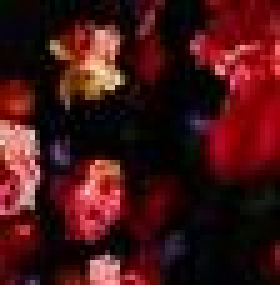
#> input picture datasets/kaggle_images/cicek/Exemplos-ja-anotados_imgg_9floral-2-_jpg.rf.ed7c97250458d3e65a1e6156a455f88e.jpg, 56 x 57 px, found by its file name (shown 5 times larger); its folder holds only this picture in this run
$ python resize_and_format.py
#> lines starting #> are read from the running program, lines starting #| are printed output that depends on the picture
"""
StyleSight Akıllı Kalem Projesi - TinyML Veri Ön İşleme Betiği
Yazar: StyleSight Ekibi (Yapay Zeka İş Paketi)

Bu betik, Kaggle'dan indirilen farklı çözünürlükteki ham kumaş/desen resimlerini
gömülü sistemlerde (STM32) çalışacak Edge Impulse modeline uygun olarak
96x96 piksel boyutuna getirir ve kararlı bir klasör yapısına kaydeder.
"""

import os
import sys
import cv2

# ==============================================================================
# 1. DIZIN VE PARAMETRE TANIMLAMALARI
# ==============================================================================
# Doğrudan projenin çalıştığı ana dizini baz alacak şekilde güncelliyoruz
INPUT_DATASET_DIR = os.path.abspath("datasets/kaggle_images")
OUTPUT_DATASET_DIR = os.path.abspath("datasets/processed_96x96")

# İşlenecek desen hedef sınıfları
DATA_CLASSES = ["cicek", "cizgili", "duz", "hayvan",  "kareli", "puantiye"]

# TinyML Modeli için hedef görsel boyutları
TARGET_WIDTH = 96
TARGET_HEIGHT = 96


# ==============================================================================
# 2. GÖRSEL ÖN İŞLEME FONKSİYONU
# ==============================================================================
def preprocess_images():
    """
    Ham görselleri okur, 96x96 boyutuna yeniden boyutlandırır ve
    processed_96x96 klasörü altında ilgili sınıf dizinine kaydeder.
    """
    print("=== StyleSight Veri Ön İşleme Hattı Başlatıldı ===\n")

    # Giriş dizininin varlığını kontrol et
    if not os.path.exists(INPUT_DATASET_DIR):
        print(f"[HATA] Giriş dizini bulunamadı: {INPUT_DATASET_DIR}")
        print("Lütfen datasetleri doğru klasöre yüklediğinizden emin olun.")
        sys.exit(1)

    total_processed_counter = 0

    # Her bir desen sınıfı için döngü başlatıyoruz
    for class_name in DATA_CLASSES:
        source_class_path = os.path.join(INPUT_DATASET_DIR, class_name)
        target_class_path = os.path.join(OUTPUT_DATASET_DIR, class_name)

        # Hedef sınıf klasörü yoksa otomatik oluşturulur
        os.makedirs(target_class_path, exist_ok=True)

        # Eğer ham veri klasörü boş veya yoksa pas geç
        if not os.path.exists(source_class_path):
            print(f"[UYARI] {class_name} sınıfına ait ham klasör bulunamadı, atlanıyor...")
            continue

        # Klasör içindeki dosyaları listele
        image_files = os.listdir(source_class_path)
        class_processed_counter = 0

        print(f"> {class_name.upper()} sınıfı işleniyor (Toplam dosya: {len(image_files)})...")

        for file_name in image_files:
            source_image_file_path = os.path.join(source_class_path, file_name)
            target_image_file_path = os.path.join(target_class_path, file_name)

            try:
                # 1. Görseli OpenCV ile disken oku
                img = cv2.imread(source_image_file_path)
#> img is the input picture: shape (57, 56, 3); mean B, G, R 21.5, 20.4, 67.6

                # Dosya bozuksa veya görsel formatında değilse atla
                if img is None:
                    continue

                # 2. Görseli hedef TinyML boyutuna (96x96) getir
                # INTER_AREA interpolasyonu, küçültme işlemlerinde en net sonucu verir
                resized_img = cv2.resize(img, (TARGET_WIDTH, TARGET_HEIGHT), interpolation=cv2.INTER_AREA)
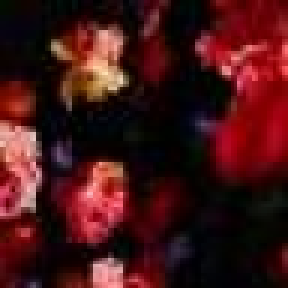
#> resized_img: shape (96, 96, 3) (shown 3 times larger); mean B, G, R 21.4, 20.3, 67.5

                # 3. İşlenmiş görseli hedef klasöre kaydet
                cv2.imwrite(target_image_file_path, resized_img)

                class_processed_counter += 1
                total_processed_counter += 1

            except Exception as error:
                print(f"   [HATA] {file_name} işlenirken bir sorun oluştu: {error}")

        print(f"  └─ {class_name} sınıfından {class_processed_counter} adet görsel başarıyla optimize edildi.\n")

    print("==============================================================================")
    print(f"[BAŞARILI] İşlem tamamlandı! Toplam {total_processed_counter} görsel 96x96 boyutuna getirildi.")
    print(f"Hedef Klasör: {OUTPUT_DATASET_DIR}")
    print("Artık bu klasörü Edge Impulse sistemine yüklemeye hazırsınız.")
    print("==============================================================================")


# ==============================================================================
# 3. ANA ÇALIŞTIRMA BLOKU
# ==============================================================================
if __name__ == "__main__":
    preprocess_images()
